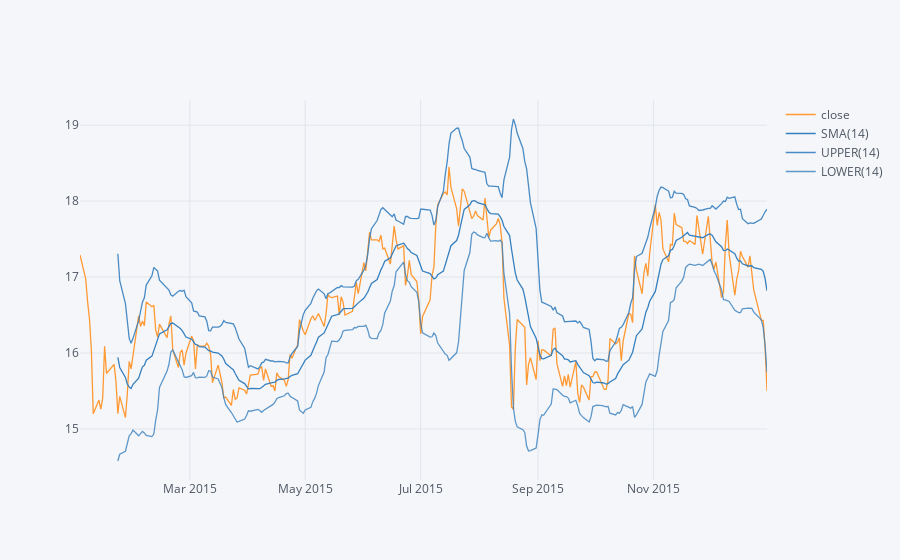

Notebook code for this chart:
### Markdown cell above
**Using .ta_plot(study='boll') to create a Bollinger Band Plot for Bank of America for the year 2015.**

### Code cell
bank_stocks.xs(key='BAC',axis=1)[(bank_stocks.index >= '2015-01-01') & (bank_stocks.index <= '2015-12-31')]['close'].ta_plot(study='boll')

### Figure 1 — Plotly figure (JSON) as saved in the notebook; plotly's stock layout.template omitted (floating-point values rounded to 4 significant figures; data arrays with more than 128 entries replaced by an {"elided": "..."} marker saying what was removed)
{"data": [{"line": {"color": "rgba(255, 153, 51, 1.0)", "dash": "solid", "shape": "linear", "width": 1.3}, "mode": "lines", "name": "close", "text": "", "type": "scatter", "x": {"elided": "252 str values"}, "y": {"elided": "252 float values"}}, {"line": {"color": "rgba(55, 128, 191, 1.0)", "dash": "solid", "shape": "linear", "width": 1.3}, "mode": "lines", "name": "SMA(14)", "text": "", "type": "scatter", "x": {"elided": "252 str values"}, "y": {"elided": "252 mixed values"}}, {"line": {"color": "rgba(55, 128, 191, 0.8999999999999999)", "dash": "solid", "shape": "linear", "width": 1.3}, "mode": "lines", "name": "UPPER(14)", "text": "", "type": "scatter", "x": {"elided": "252 str values"}, "y": {"elided": "252 mixed values"}}, {"line": {"color": "rgba(55, 128, 191, 0.7999999999999998)", "dash": "solid", "shape": "linear", "width": 1.3}, "mode": "lines", "name": "LOWER(14)", "text": "", "type": "scatter", "x": {"elided": "252 str values"}, "y": {"elided": "252 mixed values"}}], "layout": {"legend": {"bgcolor": "#F5F6F9", "font": {"color": "#4D5663"}}, "paper_bgcolor": "#F5F6F9", "plot_bgcolor": "#F5F6F9", "title": {"font": {"color": "#4D5663"}}, "xaxis": {"gridcolor": "#E1E5ED", "showgrid": true, "tickfont": {"color": "#4D5663"}, "title": {"font": {"color": "#4D5663"}, "text": ""}, "zerolinecolor": "#E1E5ED"}, "yaxis": {"gridcolor": "#E1E5ED", "showgrid": true, "tickfont": {"color": "#4D5663"}, "title": {"font": {"color": "#4D5663"}, "text": ""}, "zerolinecolor": "#E1E5ED"}}}
